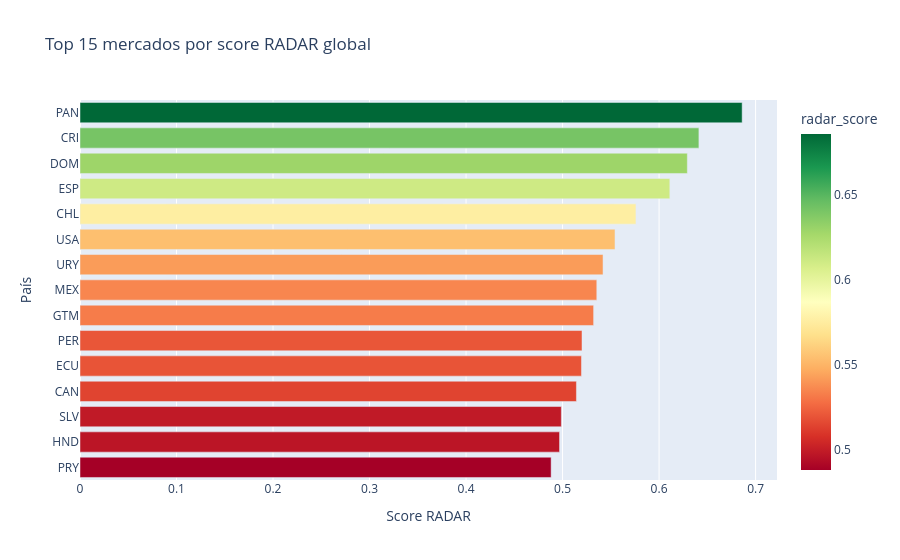

The notebook cell saved with this chart:
### Markdown cell above
## 6. Ranking RADAR global: lectura ejecutiva del portafolio país

El ranking RADAR global debe interpretarse como una priorización inicial de mercados para discusión ejecutiva. No sustituye due diligence regulatoria, competitiva o financiera; identifica dónde tiene sentido profundizar.

### Code cell
# ---------------------------------------------------------------------------
# Ranking RADAR global y TOPSIS global
# ---------------------------------------------------------------------------
def ensure_country_column(df: pd.DataFrame) -> pd.DataFrame:
    """Asegura que country_iso3 exista como columna."""
    tmp = df.copy()
    if "country_iso3" not in tmp.columns:
        tmp = tmp.reset_index().rename(columns={"index": "country_iso3"})
    return tmp

radar_global = ensure_country_column(results["radar_global"]).sort_values("radar_score", ascending=False)
radar_global["radar_rank"] = radar_global["radar_score"].rank(ascending=False, method="min").astype(int)

global_topsis = ensure_country_column(results["global_ranking"]).sort_values("rank")

display(style_table(
    radar_global.head(15),
    gradient_cols=["radar_score"],
    gradient_cmap="RdYlGn",
    format_dict={"radar_score": "{:.3f}", "radar_rank": "{:.0f}"},
).set_caption("Top 15 — Ranking RADAR global"))

fig = px.bar(
    radar_global.head(15).sort_values("radar_score"),
    x="radar_score",
    y="country_iso3",
    orientation="h",
    color="radar_score",
    color_continuous_scale="RdYlGn",
    title="Top 15 mercados por score RADAR global",
)
fig.update_layout(xaxis_title="Score RADAR", yaxis_title="País")
fig.show()

### Figure 1 — Plotly figure (JSON) as saved in the notebook; plotly's stock layout.template omitted (floating-point values rounded to 4 significant figures)
{"data": [{"hovertemplate": "radar_score=%{marker.color}<br>country_iso3=%{y}<extra></extra>", "legendgroup": "", "marker": {"color": [0.4882, 0.4969, 0.4987, 0.5144, 0.5196, 0.5201, 0.5322, 0.5355, 0.5419, 0.5543, 0.5761, 0.6112, 0.6293, 0.6413, 0.6861], "coloraxis": "coloraxis", "pattern": {"shape": ""}}, "name": "", "orientation": "h", "showlegend": false, "textposition": "auto", "type": "bar", "x": [0.4882, 0.4969, 0.4987, 0.5144, 0.5196, 0.5201, 0.5322, 0.5355, 0.5419, 0.5543, 0.5761, 0.6112, 0.6293, 0.6413, 0.6861], "xaxis": "x", "y": ["PRY", "HND", "SLV", "CAN", "ECU", "PER", "GTM", "MEX", "URY", "USA", "CHL", "ESP", "DOM", "CRI", "PAN"], "yaxis": "y"}], "layout": {"barmode": "relative", "coloraxis": {"colorbar": {"title": {"text": "radar_score"}}, "colorscale": [[0, "rgb(165,0,38)"], [0.1, "rgb(215,48,39)"], [0.2, "rgb(244,109,67)"], [0.3, "rgb(253,174,97)"], [0.4, "rgb(254,224,139)"], [0.5, "rgb(255,255,191)"], [0.6, "rgb(217,239,139)"], [0.7, "rgb(166,217,106)"], [0.8, "rgb(102,189,99)"], [0.9, "rgb(26,152,80)"], [1, "rgb(0,104,55)"]]}, "legend": {"tracegroupgap": 0}, "title": {"text": "Top 15 mercados por score RADAR global"}, "xaxis": {"anchor": "y", "domain": [0, 1], "title": {"text": "Score RADAR"}}, "yaxis": {"anchor": "x", "domain": [0, 1], "title": {"text": "País"}}}}
